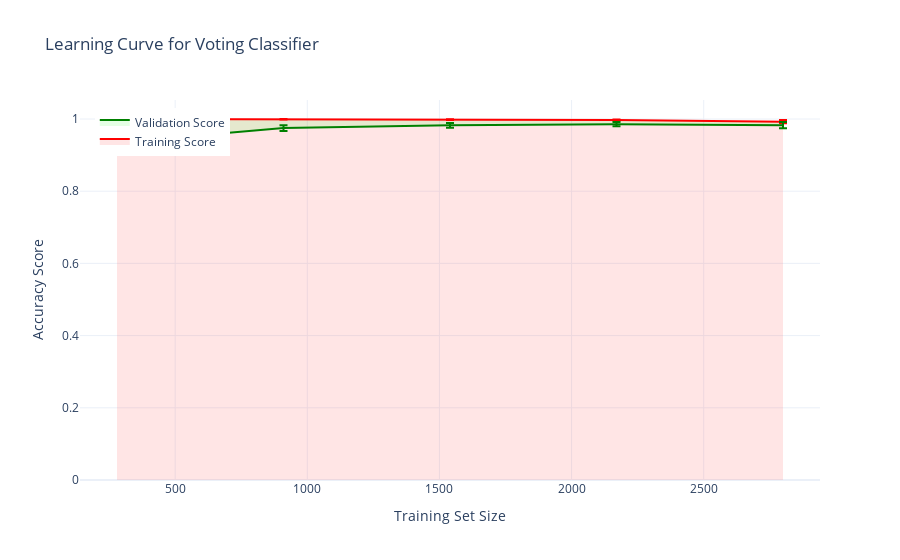

Here is the notebook cell this chart was saved with:
### Code cell
example_plot_voting_learning_curve(X_train_smote,y_train_smote)

### Figure 1 — Plotly figure (JSON) as saved in the notebook; plotly's stock layout.template omitted (floating-point values rounded to 4 significant figures)
{"data": [{"error_y": {"array": [0, 0.0005383, 0.001132, 0.001526, 0.004637], "type": "data", "visible": true}, "fill": "tonexty", "fillcolor": "rgba(255, 0, 0, 0.1)", "line": {"color": "red"}, "mode": "lines", "name": "Training Score", "type": "scatter", "x": [280, 910, 1540, 2170, 2800], "y": [1, 0.9993, 0.9984, 0.9973, 0.9926]}, {"error_y": {"array": [0.01537, 0.007908, 0.006478, 0.005785, 0.008524], "type": "data", "visible": true}, "fill": "tonexty", "fillcolor": "rgba(0, 255, 0, 0.1)", "line": {"color": "green"}, "mode": "lines", "name": "Validation Score", "type": "scatter", "x": [280, 910, 1540, 2170, 2800], "y": [0.9346, 0.9749, 0.9826, 0.9857, 0.9829]}], "layout": {"legend": {"x": 0.02, "y": 0.98}, "title": {"text": "Learning Curve for Voting Classifier"}, "xaxis": {"showgrid": true, "title": {"text": "Training Set Size"}}, "yaxis": {"showgrid": true, "title": {"text": "Accuracy Score"}}}}
